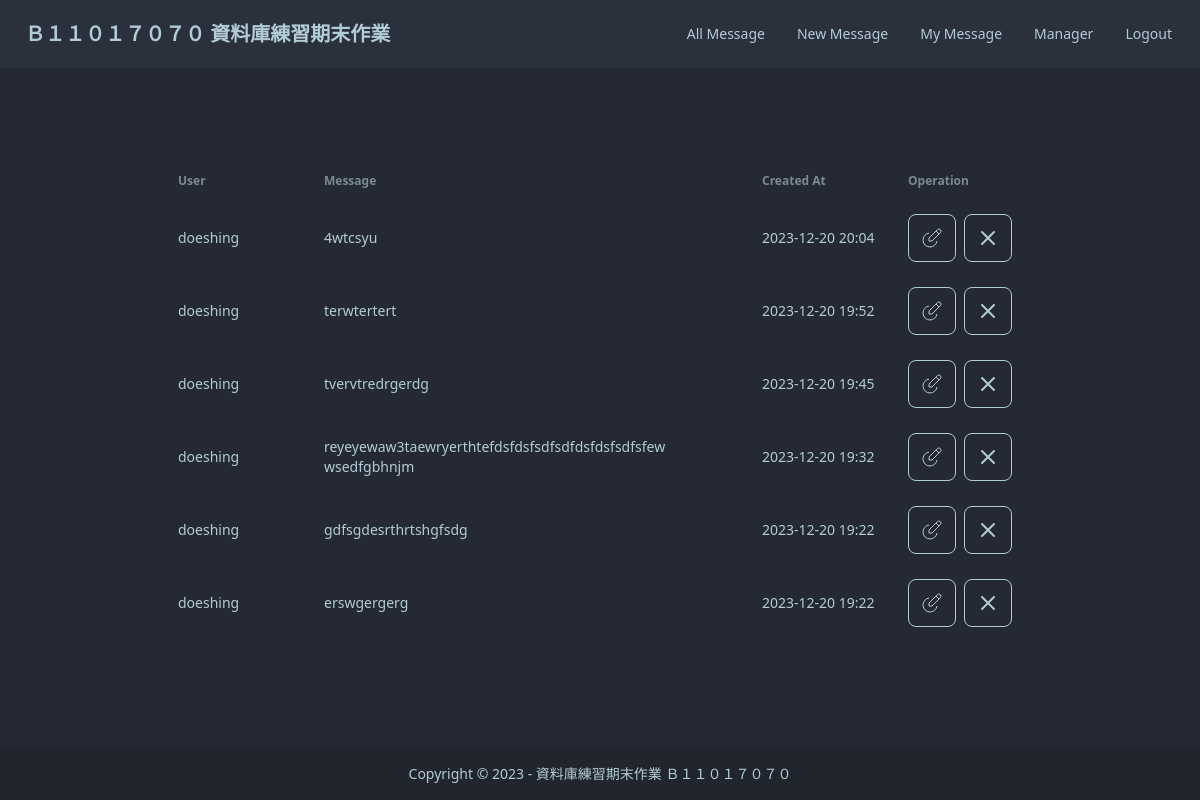
Screenshot of /my_messages/ (signed in) with the database file from the repository.
### app/models.py (models this page shows)
class Message(models.Model):
    id = models.UUIDField(primary_key=True, default=uuid.uuid4, editable=False)
    user = models.ForeignKey(User, on_delete=models.CASCADE)
    text = models.TextField()
    created_at = models.DateTimeField(auto_now_add=True)

### app/views.py (the view)
# urls.py: path('my_messages/', my_messages, name='my_messages'),
@login_required
def my_messages(request):
    user_messages = Message.objects.filter(user=request.user).order_by('-created_at')
    return render(request, 'index.html', {'messages': user_messages})

### templates/index.html (shortened to what this page needs)
{% extends 'base.html' %}
{% block content %}
<div class="w-9/12 ">
    <div class="overflow-x-auto">
        <table class="table">
          <thead>
            <tr>
              <th class="w-2/12">User</th>
              <th class="w-6/12">Message</th>
              <th class="w-2/12">Created At</th>
              <th class="w-3/12">Operation</th>
            </tr>
          </thead>
          <tbody>
            {% for message in messages %}
              <tr class="bg-base-200 hover:bg-gray-600 cursor-pointer hover:text-white">
                <td class="w-2/12">{{ message.user.username }}</td>
                <td class="w-6/12">
                  <div class="line-clamp-2">
                  {{ message.text }}
                  </div>
                </td>
                <td class="w-2/12">{{ message.created_at|date:"Y-m-d H:i" }}</td>
                <td class="w-3/12 flex space-x-2">
                  {% if message.user == request.user or request.user.is_superuser %}
                  <label for="edit_modal_{{ message.id }}" class="btn btn-square btn-outline" onclick="edit_modal_{{ message.id }}.showModal()">
                    <svg
                      xmlns="http://www.w3.org/2000/svg" class="h-6 w-6" fill="none" viewBox="0 0 24 24" stroke="currentColor">
                    <path stroke="none" d="M0 0h24v24H0z" fill="none" />
                    <path
                      d="M12 15l8.385 -8.415a2.1 2.1 0 0 0 -2.97 -2.97l-8.415 8.385v3h3z"
                    />
                    <path d="M16 5l3 3" />
                    <path d="M9 7.07a7 7 0 0 0 1 13.93a7 7 0 0 0 6.929 -6" />
                  </svg>
                  </label>
                  <form action="{% url 'delete_message' message.id %}" method="post">
                    <button class="btn btn-square btn-outline hover:bg-red-500">
                      <svg xmlns="http://www.w3.org/2000/svg" class="h-6 w-6" fill="none" viewBox="0 0 24 24" stroke="currentColor">
                          <path stroke-linecap="round" stroke-linejoin="round" stroke-width="2" d="M6 18L18 6M6 6l12 12" />
                      </svg>
                  </button>
                </form>
                {% else %}
                    <div class="btn btn-square btn-outline hover:bg-red-500 invisible">-</div>
                {% endif %}
                </td>
              </tr>
              {% empty %}
                <tr>
                    <td colspan="3">No messages found.</td>
                </tr>
              {% endfor %}
          </tbody>
        </table>
      </div>
</div>
{% endblock %}

### templates/base.html (shortened to what this page needs)
<!DOCTYPE html>
<html lang="en" data-theme="dim">
  <head>
    <script src="https://cdn.tailwindcss.com"></script>
    <link
      href="https://cdn.jsdelivr.net/npm/daisyui@4.4.20/dist/full.min.css"
      rel="stylesheet"
      type="text/css"
    />
  </head>
  <body>
    {% include './components/header.html' %}
    <div class="flex justify-center items-center bg-base-200 py-16 px-4 min-h-screen m-0 p-0">
      {% block content %}
      {% endblock %}
    </div>
    {% include './components/footer.html' %}
  </body>
</html>

### templates/components/header.html (shortened to what this page needs)
<div class="navbar bg-base-100 fixed z-10">
  <div class="flex-1">
    <a href="/" class="btn btn-ghost text-xl"
      >Ｂ１１０１７０７０ 資料庫練習期末作業</a
    >
  </div>
  <div class="flex-none">
    <ul class="menu menu-horizontal px-1">
      <li><a href="/">All Message</a></li>
      {% if request.user.is_authenticated %}
        <li><label for="my_modal_7">New Message</label></li>
        <li><a href="/my_messages/">My Message</a></li>
        {% if request.user.is_superuser %}
          <li><a href="/admin/">Manager</a></li>
        {% endif %}
        <li><a href="{% url 'logout' %}">Logout</a></li>
      {% else %}
        <li><a href="/login/">Login</a></li>
      {% endif %}
    </ul>
  </div>
</div>

### templates/components/footer.html
<footer class="footer footer-center p-4 bg-base-300 text-base-content bottom-0 fixed">
    <aside>
        <p>Copyright © <script>document.write(new Date().getFullYear())</script> - 資料庫練習期末作業 Ｂ１１０１７０７０</p>
    </aside>
</footer>

### rows the page displays
Message: user.username "doeshing", text "4wtcsyu", created_at "2023-12-20 20:04"
Message: user.username "doeshing", text "terwtertert", created_at "2023-12-20 19:52"
Message: user.username "doeshing", text "tvervtredrgerdg", created_at "2023-12-20 19:45"
Message: user.username "doeshing", text "reyeyewaw3taewryerthtefdsfdsfsdfsdfdsfdsfsdfsfew wsedfgbhnjm", created_at "2023-12-20 19:32"
Message: user.username "doeshing", text "gdfsgdesrthrtshgfsdg", created_at "2023-12-20 19:22"
Message: user.username "doeshing", text "erswgergerg", created_at "2023-12-20 19:22"
